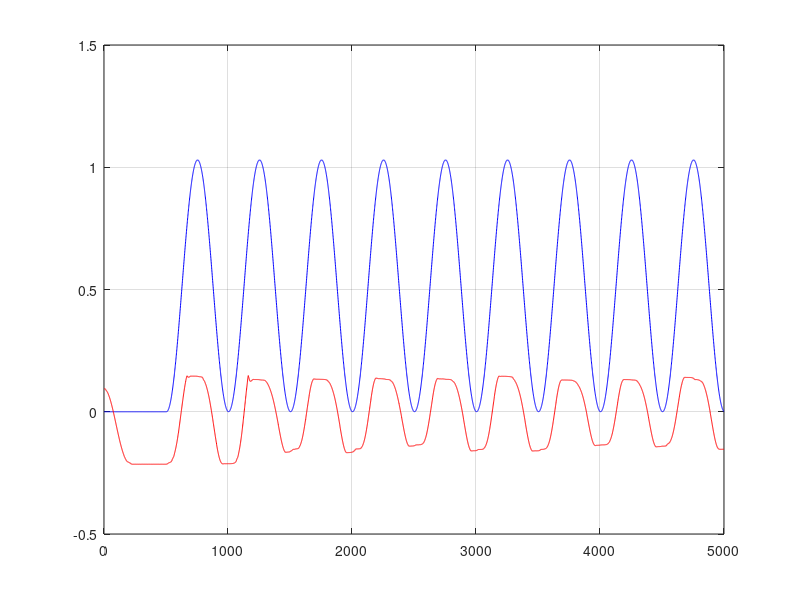
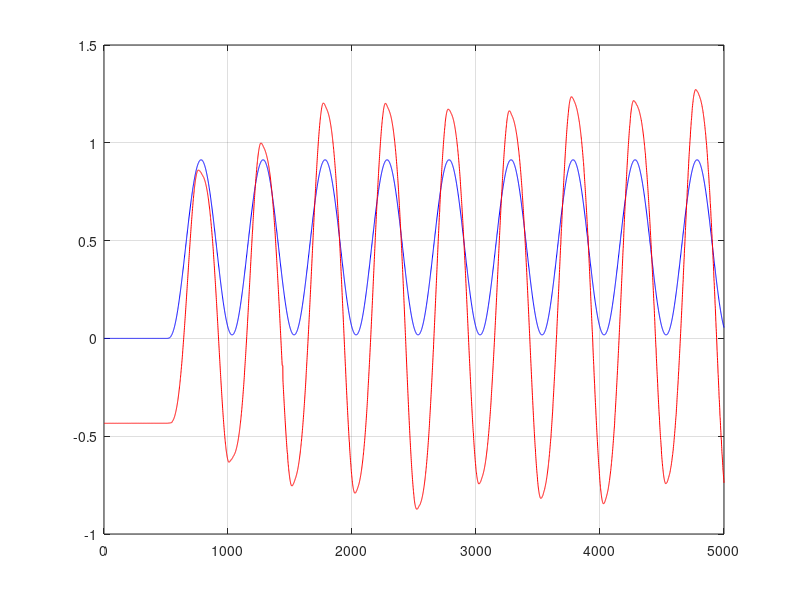
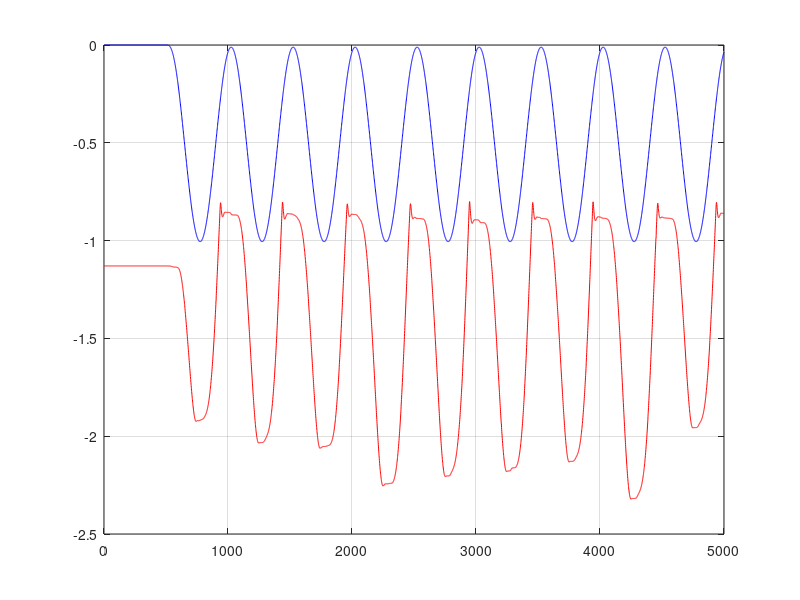

MATLAB code to generate these figures, in order:
clear all
clc
close all
% optimizare

data = load('matdate.mat');
xyz = load('testdata.mat', 'xyz');
xyz = xyz.xyz;

in_fr_h = data.fr_h_com;
in_fr_t = data.fr_t_com;
in_fr_c = data.fr_c_com;

in_fr = [in_fr_h'; in_fr_t'; in_fr_c'];

out_fr_h = (data.fr_h_p);
out_fr_t = (data.fr_t_p);
out_fr_c = (data.fr_c_p);

out_fr_p = [out_fr_h'; out_fr_t'; out_fr_c'];


Ts = 0.01;
    
    Ts = 0.01;
    
    k1 = xyz(1); 
    k2 = xyz(2); 
    k3 = xyz(3);
%     k4 = xyz(4);
%     k5 = xyz(5); k6 = xyz(6); k7 = xyz(7); k8 = xyz(8); k9 = xyz(9);
    
    T1 = xyz(4); T2 = xyz(5);
    T3 = xyz(6);
    T4 = xyz(7);
    T5 = xyz(8); T6 = xyz(9);

%     T7 = xyz(16); T8 = xyz(17); T9 = xyz(18); T10 = xyz(19); T11 = xyz(20); T12 = xyz(21);
    
    s = tf('s');
    m1 = c2d(k1/(s*(T1*T2*s^2+(T1+T2)*s+1)),Ts,'zoh');
    m2 = c2d(k2/(s*(T3*T4*s^2+(T3+T4)*s+1)),Ts,'zoh');
    m3 = c2d(k3/(s*(T5*T6*s^2+(T5+T6)*s+1)),Ts,'zoh');
%     m2 = c2d(k4/(T7*s+1),Ts,'zoh');
%     m3 = c2d(k5/(T8*s+1),Ts,'zoh');
%     m4 = c2d(k6/(T9*s+1),Ts,'zoh');
%     m6 = c2d(k7/(T10*s+1),Ts,'zoh');
%     m7 = c2d(k8/(T11*s+1),Ts,'zoh');
%     m8 = c2d(k9/(T12*s+1),Ts,'zoh');
    
%     M=[m1 m2 m3;
%         m4 m5 m6;
%         m7 m8 m9];
    

    yy(:,1) = lsim(m1, in_fr(1,:));
    yy(:,2) = lsim(m2, in_fr(2,:));
    yy(:,3) = lsim(m3, in_fr(3,:));

    plot(yy(:,1),'b')
    hold on
    grid on
    plot(out_fr_p(1,:),'r')
figure
    plot(yy(:,2),'b')
    hold on
    grid on
    plot(out_fr_p(2,:),'r')
figure
    plot(yy(:,3),'b')
    hold on
    grid on
    plot(out_fr_p(3,:),'r')